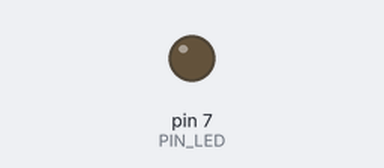
This sketch was run on a simulated Arduino Uno, built with avr-gcc and run on an emulated ATmega328P. Shown: output pins drawn as LEDs (lit = HIGH). Dashed ring = blinking. What the sketch prints to the serial monitor is not drawn. At 2.1 s the program stops and its outputs stay as they are.

Above: at 0.5 s.
At 1.85 s:
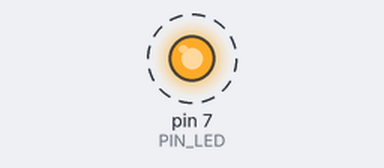
Timing chart, 0 to 3.0 s (numbered marks = the images above):
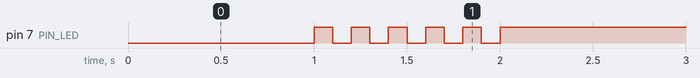

Measured:
- by itself, pin 7 (PIN_LED): alternates HIGH for 0.10 s and LOW for 0.10 s, 11 changes in all, then stays HIGH

The sketch:

05_example_2.ino
```cpp
//05P12
#define PIN_LED 7
unsigned int toggle;
int i;

void setup() {
  pinMode(PIN_LED, OUTPUT);
  Serial.begin(115200); // Initialize serial port
  while (!Serial) {
    ; // wait for serial port to connect.
  }
  Serial.println("Hello World!");
  toggle = 1;
  digitalWrite(PIN_LED, toggle); // turn off LED.
}

void loop() {
  toggle = toggle_state(toggle); // toggle LED value.
  Serial.println(toggle);
  digitalWrite(PIN_LED, toggle); // update LED status.
  delay(1000); // wait for 1,000 milliseconds
  for(i=0;i<11;i++)
  {
    toggle = toggle_state(toggle); // toggle LED value.
    digitalWrite(PIN_LED, toggle);
    delay(100);
  }

  while(1) {}
}

int toggle_state(int toggle) {
  return !toggle;
}
```
